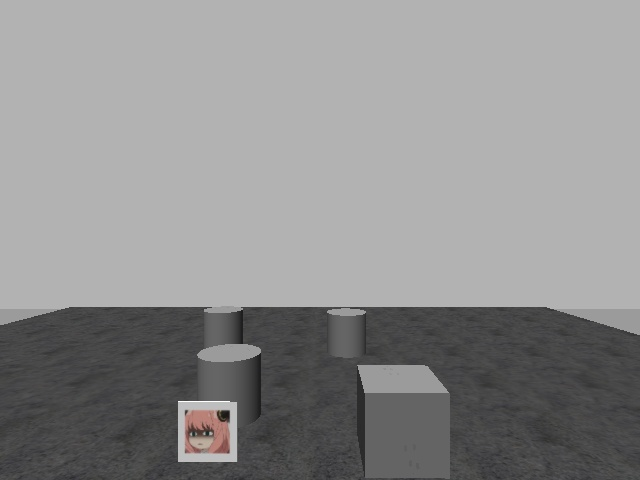
#> input picture output.jpg, 640 x 480 px
$ python cv2_test.py
#> lines starting #> are read from the running program, lines starting #| are printed output that depends on the picture; after the words box and inside, x2 and y2 are one past the last pixel; in counts of white or black regions, pixels touching at a corner belong together
import cv2

cv_image = cv2.imread('output.jpg')
#> cv_image is the input picture: shape (480, 640, 3); mean B, G, R 142.5, 142.5, 142.7

# 确保图像加载成功
if cv_image is None:
    print("图像未加载，请检查文件路径")
    exit()

gray_image = cv2.cvtColor(cv_image, cv2.COLOR_BGR2GRAY)
_, binary = cv2.threshold(gray_image, 127, 255, cv2.THRESH_BINARY)
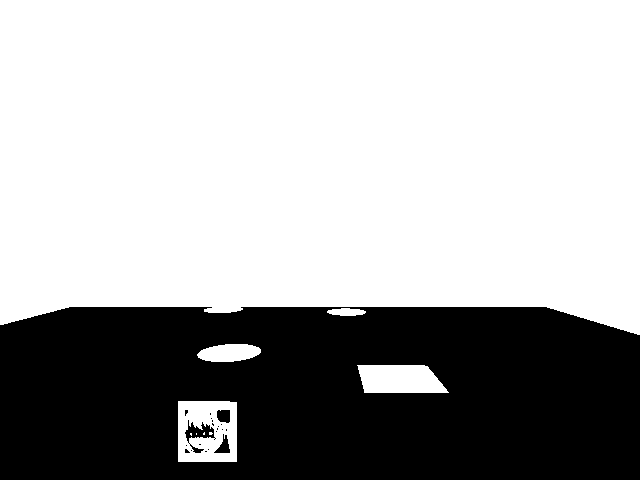
#> binary: shape (480, 640); 66.7% white; 21 black regions (17 under 20 px)

# OpenCV 4.x的API调用
contours, hierarchy = cv2.findContours(binary, cv2.RETR_TREE, cv2.CHAIN_APPROX_SIMPLE)
#> contours = 33 contours, 22 with area under 20; largest, box (x1, y1, x2, y2) and area: (0, 0, 640, 335) 197694, (178, 401, 237, 462) 3474, (357, 365, 449, 393) 2054, (197, 344, 261, 362) 828, (184, 419, 216, 444) 384

draw_img0 = cv2.drawContours(cv_image.copy(), contours, 0, (0, 255, 255), 3)

cv2.imshow('image', draw_img0)
cv2.waitKey(0)
cv2.destroyAllWindows()
